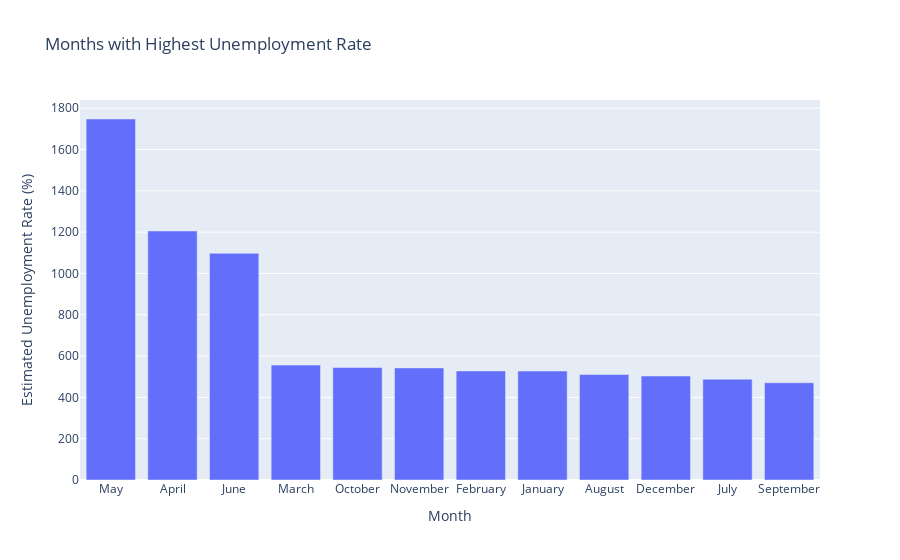

Source (notebook cell):
### Code cell
plot = px.bar(df3, x=df3.index, y="Estimated Unemployment Rate (%)", title = 'Months with Highest Unemployment Rate') 
plot.show()

### Figure 1 — Plotly figure (JSON) as saved in the notebook; plotly's stock layout.template omitted (floating-point values rounded to 4 significant figures)
{"data": [{"alignmentgroup": "True", "hovertemplate": "Month=%{x}<br>Estimated Unemployment Rate (%)=%{y}<extra></extra>", "legendgroup": "", "marker": {"color": "#636efa", "pattern": {"shape": ""}}, "name": "", "offsetgroup": "", "orientation": "v", "showlegend": false, "textposition": "auto", "type": "bar", "x": ["May", "April", "June", "March", "October", "November", "February", "January", "August", "December", "July", "September"], "xaxis": "x", "y": [1748.0, 1206.0, 1098.0, 556.4, 544.5, 542.8, 528.1, 527.4, 510.8, 503.4, 487.8, 470.7], "yaxis": "y"}], "layout": {"barmode": "relative", "legend": {"tracegroupgap": 0}, "title": {"text": "Months with Highest Unemployment Rate"}, "xaxis": {"anchor": "y", "domain": [0, 1], "title": {"text": "Month"}}, "yaxis": {"anchor": "x", "domain": [0, 1], "title": {"text": "Estimated Unemployment Rate (%)"}}}}
